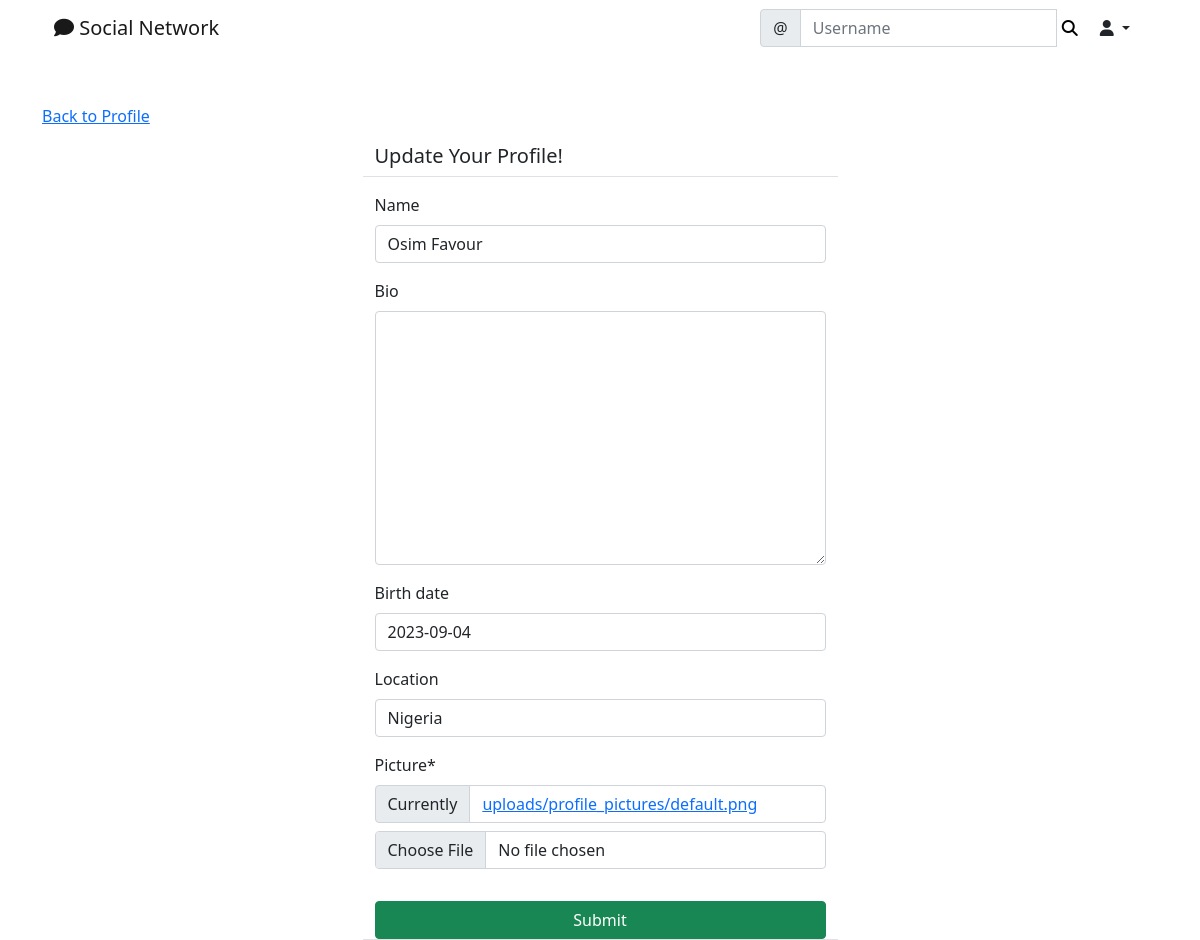
The app's page /social/profile/edit/1/ (signed in), older data.
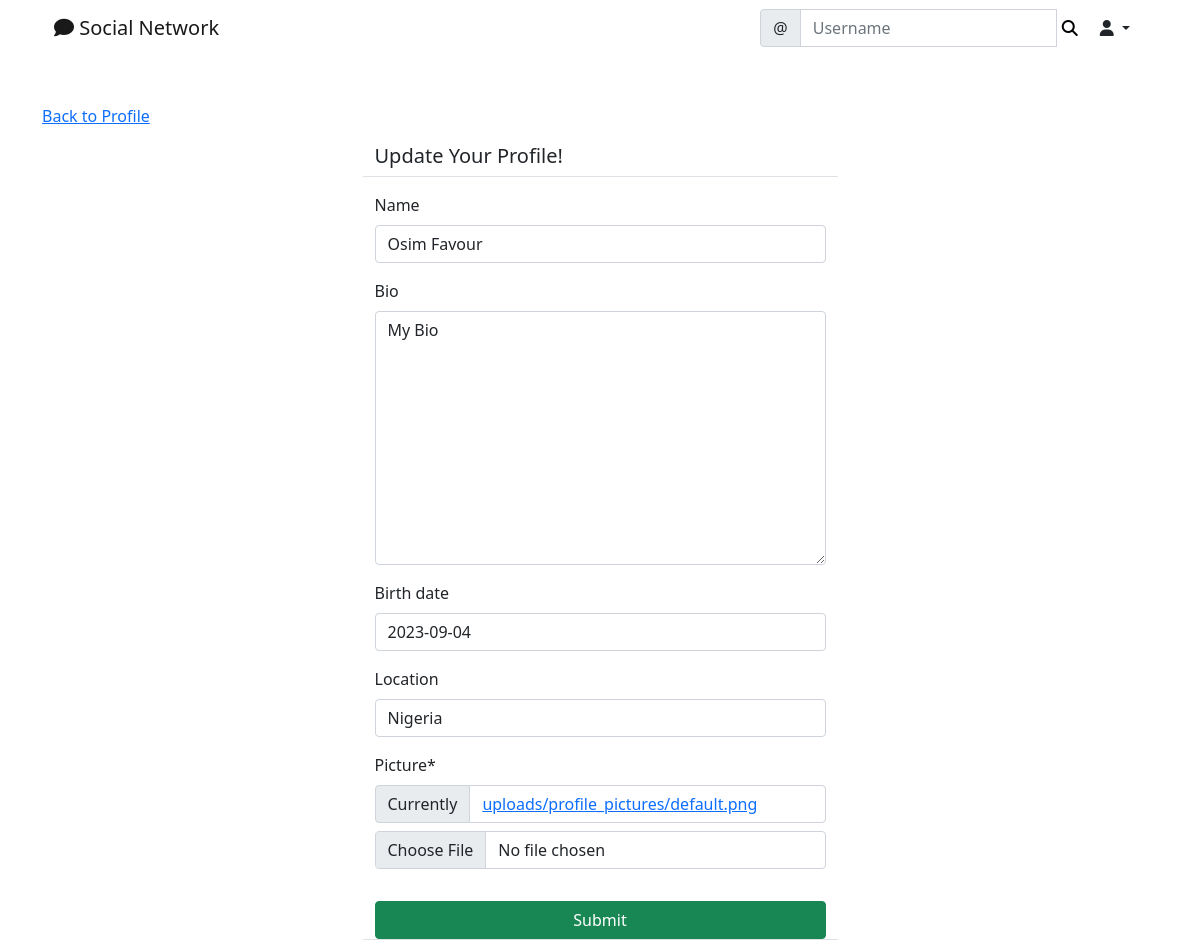
The same page, newer data.
### social/models.py (models this page shows)
class UserProfile(models.Model):
    user = models.OneToOneField(User, primary_key=True, verbose_name="user", related_name="profile", on_delete=models.CASCADE)
    name = models.CharField(max_length=30, blank=True, null=True)
    bio = models.TextField(max_length=500, blank=True, null=True)
    birth_date = models.DateField(null=True, blank=True)
    location = models.CharField(max_length=100, blank=True, null=True)
    picture = models.ImageField(upload_to='uploads/profile_pictures', default='uploads/profile_pictures/default.png')
    followers = models.ManyToManyField(User, blank=True, related_name='followers')

### social/views.py (the view, shortened to what this page needs)
# urls.py: path('profile/edit/<int:pk>/', ProfileEditView.as_view(), name="profile-edit"),
class ProfileEditView(LoginRequiredMixin, UserPassesTestMixin, UpdateView):
    model = UserProfile
    fields = ['name', 'bio', 'birth_date', 'location', 'picture']
    template_name = 'social/profile_edit.html'
    def test_func(self):
        profile = self.get_object()
        return self.request.user == profile.user

### social/templates/social/profile_edit.html (shortened to what this page needs)
{% extends 'landing/base.html' %}
{% load crispy_forms_tags %}
{% block content %}
    <div class="container">
        <div class="row mt-5">
            <div class="col-md-5 col-sm-6">
                <a href="{% url 'profile' object.pk %}">Back to Profile</a>
            </div>
        </div>
        <div class="row justify-content-center mt-3">
            <div class="col-md-5 col-sm-12 border-bottom">
                <h5>Update Your Profile!</h5>
            </div>
        </div>
        <div class="row justify-content-center mt-3">
            <div class="col-md-5 col-sm-12 border-bottom">
                <form action="" method="POST" enctype="multipart/form-data">
                    {{ form|crispy }}
                    <div class="d-grid gap-2">
                        <button class="btn btn-success mt-3">Submit</button>
                    </div>
                </form>
            </div>
        </div>
    </div>
{% endblock content %}

Row changes from the older to the newer data that the page shows:
changed UserProfile "Osim Favour": bio (not shown) → "My Bio"
